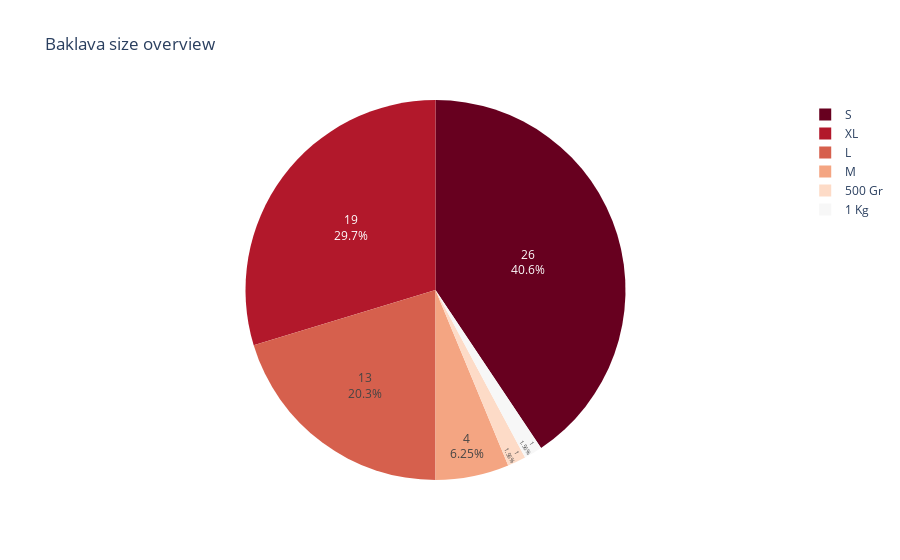

The code cell stored with this chart in its notebook:
### Code cell
#Prepare the dataset to plot
size_names = df_clean['baklava_size'].value_counts().index
size_counts = df_clean['baklava_size'].value_counts().values

fig = px.pie(size_names, values=size_counts, names=size_names, title='Baklava size overview',color_discrete_sequence=px.colors.sequential.RdBu)
fig.update_traces(textposition='inside', textinfo='percent+value')
fig.show()

### Figure 1 — Plotly figure (JSON) as saved in the notebook; plotly's stock layout.template omitted (floating-point values rounded to 4 significant figures)
{"data": [{"domain": {"x": [0, 1], "y": [0, 1]}, "hovertemplate": "label=%{label}<br>value=%{value}<extra></extra>", "labels": ["S", "XL", "L", "M", "500 Gr", "1 Kg"], "legendgroup": "", "name": "", "showlegend": true, "textinfo": "percent+value", "textposition": "inside", "type": "pie", "values": [26, 19, 13, 4, 1, 1]}], "layout": {"legend": {"tracegroupgap": 0}, "piecolorway": ["rgb(103,0,31)", "rgb(178,24,43)", "rgb(214,96,77)", "rgb(244,165,130)", "rgb(253,219,199)", "rgb(247,247,247)", "rgb(209,229,240)", "rgb(146,197,222)", "rgb(67,147,195)", "rgb(33,102,172)", "rgb(5,48,97)"], "title": {"text": "Baklava size overview"}}}
